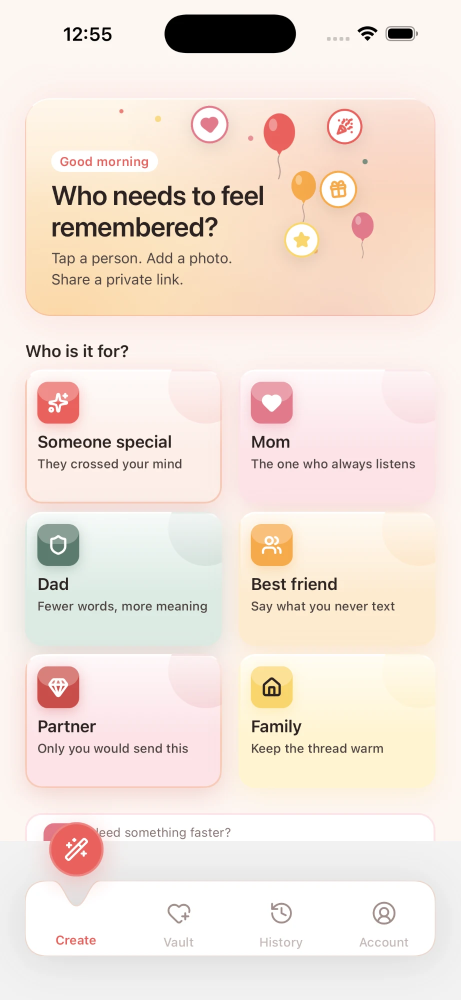
#> input picture store-assets/src/raw/4.webp, 921 x 2000 px, found by its file name (shown at 1/2 size); its folder holds 4 pictures in this run
$ python prepare-screens.py
#> lines starting #> are read from the running program, lines starting #| are printed output that depends on the picture
"""Builds src/screens/ — the clean screen library the compositions use.

* native app captures (src/raw/*.webp, your simulator/device screenshots):
  status-bar strip (clock, island, wifi) is replaced by the row just below it,
  so the template can draw one uniform 9:41 status bar on every screen.
* recipient-page captures (src/captures/*.png) are copied under stable names.
"""
from PIL import Image
import shutil, os

RAW = 'src/raw'
OUT = 'src/screens'
os.makedirs(OUT, exist_ok=True)

# your numbered screenshots -> meaningful names
NATIVE = {
    '4': 'home', '5': 'home-scroll', '6': 'vault', '8': 'moment-picker',
    '9': 'frames', '10': 'frames-2', '11': 'words', '12': 'preview',
}
STATUS_H = 128  # px of status bar in the 921x2000 captures

for num, name in NATIVE.items():
    src = f'{RAW}/{num}.webp'
    im = Image.open(src).convert('RGB')
#> im is the input picture: PIL image 921x2000 RGB; mean R, G, B 241.5, 227.9, 218.5
    w, h = im.size
#> w = 921; h = 2000
    row = im.crop((0, STATUS_H + 1, w, STATUS_H + 2)).resize((w, STATUS_H + 1))
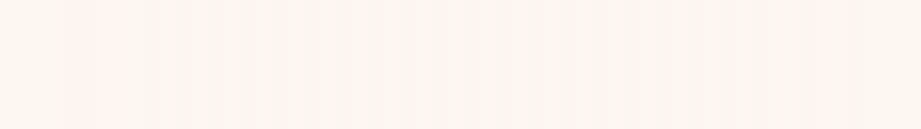
#> row: PIL image 921x129 RGB; mean R, G, B 253.1, 246.1, 241.6
    im.paste(row, (0, 0))
    im.save(f'{OUT}/{name}.png', optimize=True)
    print('native', name, im.size)
#| native home (921, 2000)
#> (the run stopped early here; a loop or call above may not have finished)
